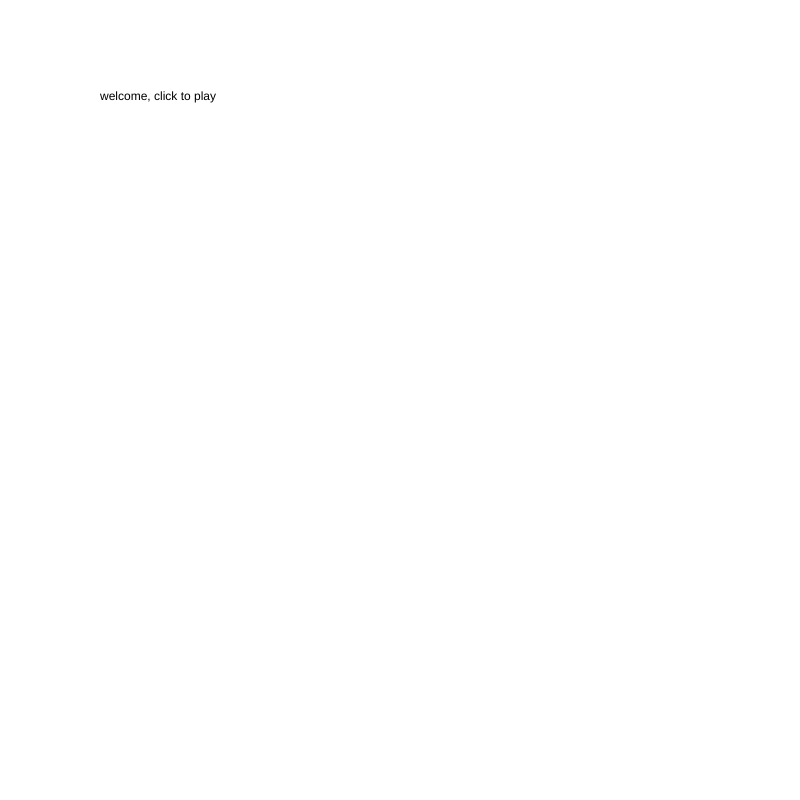
Frame 1 (no input)
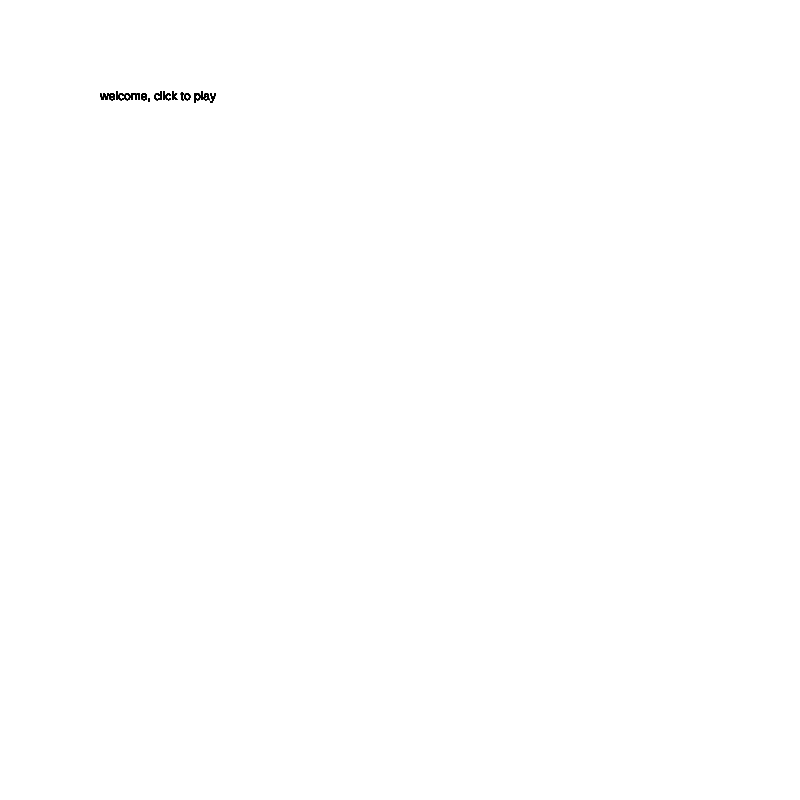
Frame 60 (no input)
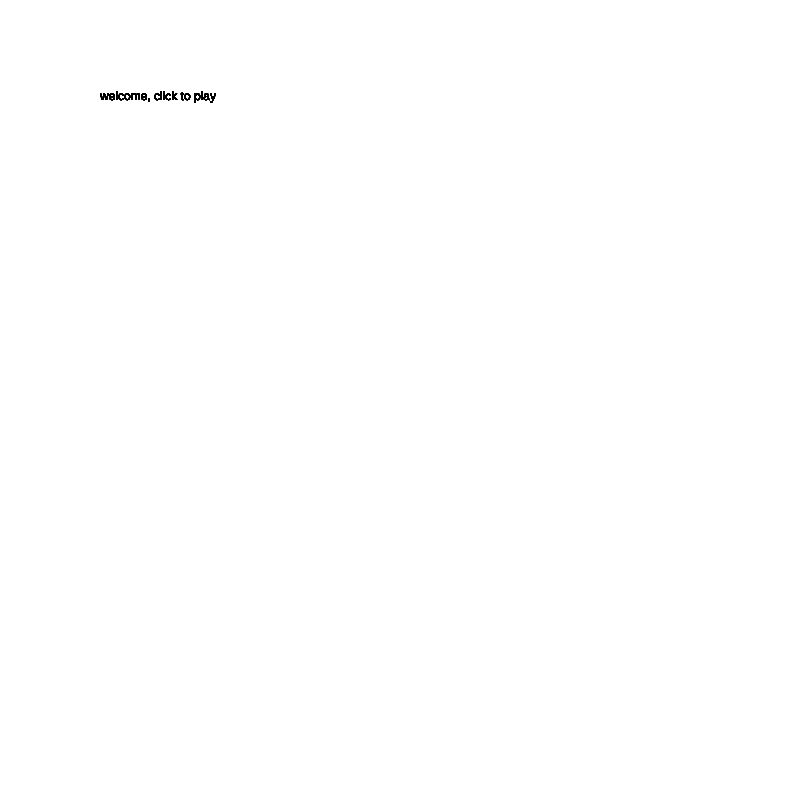
Frame 120 (the mouse pressed at the canvas centre since frame 60)

The p5.js sketch that drew these frames (run headless with seeded random() and noise() and a simulated clock; from frame 60 on, the mouse is pressed at the canvas centre):

// p5.js sketch
// ── sketch.js
var cars = [];
var frogPos ;
var myState = 0 ;
var timer ;

function setup() {

  createCanvas(800, 800);

  //spawn the cars
  for (var i = 0; i < 5; i++) {
    cars.push(new Car());
  }
  //initial frog position
  frogPos = createVector(width/2, height-80) ;
  rectMode(CENTER) ;
  ellipseMode(CENTER) ;
  //imageMode(CEnter);
}

function draw() {
  switch(myState){
     case 0:
     text("welcome, click to play", 100, 100);

     break;

     case 1:
     game() ;
     timer ++
     if (timer > 600){
       timer = 0 ;
       myState = 2;
     }
     break;

     case 2:
     background(100);
     text("loose", 100, 100);
     break;

     case 3:
     background(255);
     text("win", 100, 100);
     break;


  }


}

function mouseReleased(){
  switch(myState){
    case 0:
    myState = 1 ;
    break ;

    case 2:
    resetTheGame() ;
    myState = 0;
    break;

    case 3:
    resetTheGame() ;
    myState = 0;
    break;

  }
}

function resetTheGame(){
  car = [] ; //clear the array
  for (var i = 0; i < 5; i++) {
    cars.push(new Car());
  }
   timer = 0;
}

// car class!!
function Car() {
  // attributes
  this.pos = createVector(100, 100);
  this.vel = createVector(random(-5, 5), random(-5, 5));
  this.r = random(255);
  this.g = random(255);
  this.b = random(255);


  // methods
  this.display = function() {
    fill(this.r, this.g, this.b);
    rect(this.pos.x, this.pos.y, 100, 50);
    ellipse(this.pos.x-40, this.pos.y+30, 25, 25);
    ellipse(this.pos.x+40, this.pos.y+30, 25, 25);
  }

  this.drive = function() {
    this.pos.add(this.vel);

    if (this.pos.x > width) this.pos.x = 0;
    if (this.pos.x < 0) this.pos.x = width;
    if (this.pos.y > height) this.pos.y = 0;
    if (this.pos.y < 0) this.pos.y = height;

  }

}


function checkForKeys() {
  if (keyIsDown(LEFT_ARROW)) frogPos.x = frogPos.x - 5;
  if (keyIsDown(RIGHT_ARROW)) frogPos.x = frogPos.x + 5;
  if (keyIsDown(UP_ARROW)) frogPos.y = frogPos.y - 5;
  if (keyIsDown(DOWN_ARROW)) frogPos.y = frogPos.y + 5;

}

function game() {
  background(100);
  //iterate
  for (var i = 0; i < cars.length; i++) {
    cars[i].display();
    cars[i].drive();
    //test if car is close to frog
    if (cars[i].pos.dist(frogPos) < 50) {
      cars.splice(i, 1) ;
    }
  }

  if (cars.length == 0) {
    timer = 0
    myState = 3 ;// they won
  }

  // draw the frog
  fill('green') ;
  ellipse(frogPos.x, frogPos.y, 60, 60) ;
  checkForKeys() ;

}
